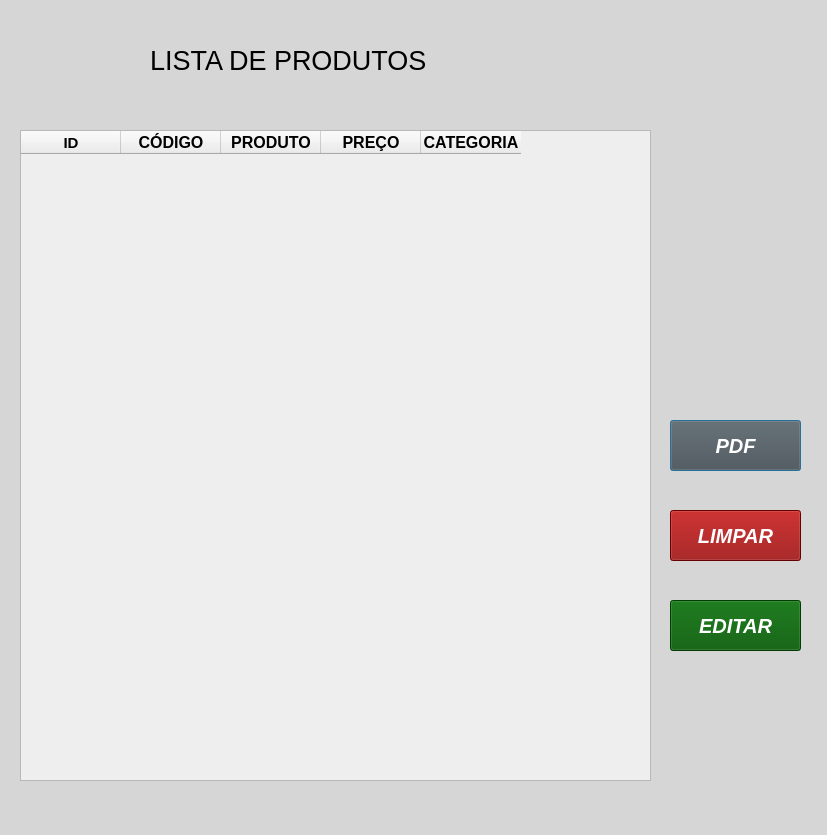
<?xml version="1.0" encoding="UTF-8"?>
<ui version="4.0">
 <class>Dialog</class>
 <widget class="QDialog" name="Dialog">
  <property name="geometry">
   <rect>
    <x>0</x>
    <y>0</y>
    <width>827</width>
    <height>835</height>
   </rect>
  </property>
  <property name="windowTitle">
   <string>Dialog</string>
  </property>
  <property name="styleSheet">
   <string notr="true">background-color: rgb(255, 255, 255);
background-color: rgb(208, 208, 208);
background-color: rgb(214, 214, 214);</string>
  </property>
  <widget class="QLabel" name="label">
   <property name="geometry">
    <rect>
     <x>150</x>
     <y>20</y>
     <width>341</width>
     <height>81</height>
    </rect>
   </property>
   <property name="font">
    <font>
     <pointsize>20</pointsize>
    </font>
   </property>
   <property name="text">
    <string>LISTA DE PRODUTOS</string>
   </property>
  </widget>
  <widget class="QTableWidget" name="tableWidget">
   <property name="geometry">
    <rect>
     <x>20</x>
     <y>130</y>
     <width>631</width>
     <height>651</height>
    </rect>
   </property>
   <property name="font">
    <font>
     <pointsize>13</pointsize>
     <weight>75</weight>
     <bold>true</bold>
    </font>
   </property>
   <property name="styleSheet">
    <string notr="true">background-color: rgb(238, 238, 238);</string>
   </property>
   <property name="gridStyle">
    <enum>Qt::NoPen</enum>
   </property>
   <column>
    <property name="text">
     <string>ID</string>
    </property>
    <property name="font">
     <font>
      <pointsize>11</pointsize>
      <weight>75</weight>
      <bold>true</bold>
     </font>
    </property>
   </column>
   <column>
    <property name="text">
     <string>CÓDIGO</string>
    </property>
    <property name="font">
     <font>
      <pointsize>12</pointsize>
      <weight>75</weight>
      <bold>true</bold>
     </font>
    </property>
   </column>
   <column>
    <property name="text">
     <string>PRODUTO</string>
    </property>
    <property name="font">
     <font>
      <pointsize>12</pointsize>
      <weight>75</weight>
      <bold>true</bold>
     </font>
    </property>
   </column>
   <column>
    <property name="text">
     <string>PREÇO</string>
    </property>
    <property name="font">
     <font>
      <pointsize>12</pointsize>
      <weight>75</weight>
      <bold>true</bold>
     </font>
    </property>
   </column>
   <column>
    <property name="text">
     <string>CATEGORIA</string>
    </property>
    <property name="font">
     <font>
      <pointsize>12</pointsize>
      <weight>75</weight>
      <bold>true</bold>
     </font>
    </property>
   </column>
  </widget>
  <widget class="QPushButton" name="pushButton_2">
   <property name="geometry">
    <rect>
     <x>670</x>
     <y>420</y>
     <width>131</width>
     <height>51</height>
    </rect>
   </property>
   <property name="font">
    <font>
     <pointsize>15</pointsize>
     <weight>75</weight>
     <italic>true</italic>
     <bold>true</bold>
     <underline>false</underline>
     <strikeout>false</strikeout>
    </font>
   </property>
   <property name="styleSheet">
    <string notr="true">
color: rgb(255, 255, 255);
background-color: rgb(79, 79, 79);</string>
   </property>
   <property name="text">
    <string>PDF</string>
   </property>
  </widget>
  <widget class="QPushButton" name="pushButton_3">
   <property name="geometry">
    <rect>
     <x>670</x>
     <y>510</y>
     <width>131</width>
     <height>51</height>
    </rect>
   </property>
   <property name="font">
    <font>
     <pointsize>15</pointsize>
     <weight>75</weight>
     <italic>true</italic>
     <bold>true</bold>
     <underline>false</underline>
     <strikeout>false</strikeout>
    </font>
   </property>
   <property name="styleSheet">
    <string notr="true">color: rgb(255, 255, 255);
background-color: rgb(143, 0, 0);</string>
   </property>
   <property name="text">
    <string>LIMPAR</string>
   </property>
  </widget>
  <widget class="QPushButton" name="pushButton_4">
   <property name="geometry">
    <rect>
     <x>670</x>
     <y>600</y>
     <width>131</width>
     <height>51</height>
    </rect>
   </property>
   <property name="font">
    <font>
     <pointsize>15</pointsize>
     <weight>75</weight>
     <italic>true</italic>
     <bold>true</bold>
     <underline>false</underline>
     <strikeout>false</strikeout>
    </font>
   </property>
   <property name="styleSheet">
    <string notr="true">color: rgb(255, 255, 255);
background-color: rgb(0, 85, 0);
</string>
   </property>
   <property name="text">
    <string>EDITAR</string>
   </property>
  </widget>
 </widget>
 <resources/>
 <connections/>
</ui>
